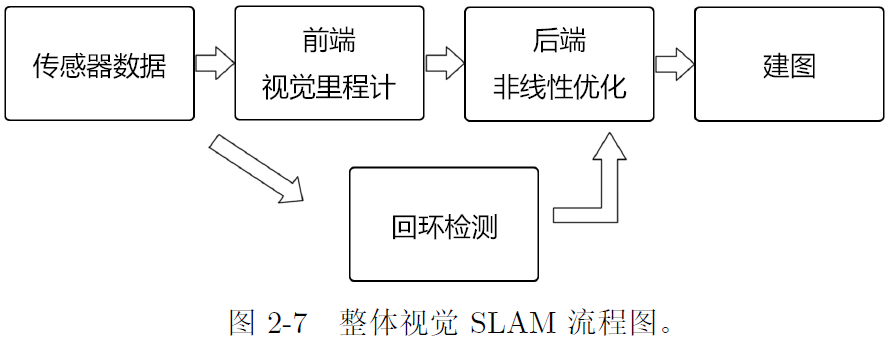
#> input picture img/fig_2_7.png, 890 x 341 px
$ jupyter execute 'chapter_05_相机与图像.ipynb'
#> lines starting #> are read from the running program, lines starting #| are printed output that depends on the picture; after the words box and inside, x2 and y2 are one past the last pixel; in counts of white or black regions, pixels touching at a corner belong together
# 第5讲：相机与图像

视觉SLAM中，观测主要是指**相机成像**的过程。

## 5.1 相机模型

相机将三维世界中的坐标点（米）映射到二维图像平面（像素）的过程能够用几何模型描述，其中最简单模型为**针孔模型**。针孔模型描述了一束光线通过针孔之后，在针孔背面投影成像的关系。但由于相机镜头的透镜作用，光线投影到成像平面的过程中会产生**畸变**。因此，相机投影成像过程需要使用针孔和畸变两个模型来描述，这两个模型能够把外部三维点投影到相机内部成像平面上，构成相机的**内参数**。

### 5.1.1 针孔相机模型

设$O−x−y−z$为相机坐标系，通常$z$轴指向相机前方、$x$向右、$y$向下。$O$为摄像机光心（针孔模型中的针孔）。点$\mathbf{P}$经过小孔$O$投影后，落在物理成像平面$O^{\prime}-x^{\prime}-y^{\prime}$上，成像点为$\mathbf{P}^{\prime}$。

在相机坐标系下，设$\mathbf{P}$点坐标为$[X, Y, Z]^{\text{T}}$，$\mathbf{P}^{\prime}$为$[X^{\prime}, Y^{\prime}, Z^{\prime}]^{\text{T}}$，并且设物理成像平面到小孔的距离为$f$（焦距）。根据三角形相似关系，

$$\frac{Z}{f} = - \frac{X}{X^{\prime}} = - \frac{Y}{Y^{\prime}} \tag {5-1}$$

其中，负号表示成像是倒立的。为简化模型，将成像平面对称到相机前方，在摄像机坐标系中，位于点$\mathbf{P}$同侧。此进，可将负号去掉：

$$\frac{Z}{f} = \frac{X}{X^{\prime}} = \frac{Y}{Y^{\prime}} \tag {5-2}$$

整理得：

$$\begin{aligned}
X^{\prime} & = f \frac{X}{Z} \\
Y^{\prime} & = f \frac{Y}{Z} \\
\end{aligned} \tag {5-3}$$

方程（5-3）表示点$\mathbf{P}$与其像之间的空间关系。在相机中，观测数据为像素，因此需要在成像平面上对像进行采样和量化。假设物理成像平面上固定一个像素平面$o − u − v$，在像素平面得到了$\mathbf{P}^{\prime}$的像素坐标：$[u, v]^{\text{T}}$。

**像素坐标系（图像坐标系）**的定义为：原点$o^{\prime}$位于图像的左上角，$u$轴向右与$x$轴平行，$v$轴向下与$y$轴平行。像素坐标系与成像平面之间，相差一个缩放和一个原点的平移。假设像素坐标在$u$轴上缩放了$\alpha$倍，在$v$上缩放了$\beta$倍，同时原点平移$[c_{x}, c_{y}]^{\text{T}}$，则$\mathbf{P}^{\prime}$的坐标与像素坐标$[u, v]^{\text{T}}$的关系为：

$$\begin{cases}
u = \alpha X^{\prime} + c_{x} \\
v = \beta Y^{\prime} + c_{y} \\
\end{cases} \tag {5-4}$$

代入方程（5-3）可得

$$\begin{cases}
u = f_{x} \frac{X}{Z} + c_{x} \\
v = f_{y} \frac{Y}{Z} + c_{y} \\
\end{cases} \tag {5-5}$$

其中，$f$的单位为米，$\alpha$、$\beta$单位为像素每米，$f_{x}$、$f_{y}$的单位为像素。使用齐次坐标，将该式写为矩阵形式：

$$\begin{bmatrix}
    u \\ v \\ 1
\end{bmatrix} = \frac{1}{Z} \begin{bmatrix}
    f_{x} & 0 & c_{x} \\
    0 & f_{y} & c_{y} \\
    0 & 0 & 1
\end{bmatrix} \begin{bmatrix}
    X \\ Y \\ Z
\end{bmatrix} \triangleq
\frac{1}{Z} \mathbf{K} \mathbf{P} \tag {5-6}$$

$$Z \begin{bmatrix}
    u \\ v \\ 1
\end{bmatrix} = \begin{bmatrix}
    f_{x} & 0 & c_{x} \\
    0 & f_{y} & c_{y} \\
    0 & 0 & 1
\end{bmatrix} \begin{bmatrix}
    X \\ Y \\ Z
\end{bmatrix} \triangleq
\mathbf{K} \mathbf{P} \tag {5-7}$$

其中，矩阵$\mathbf{K}$称为相机的内参数矩阵（camera intrinsics）。**标定**：确定相机的内参。

相机**外参（camera extrinsics）**指相机的位姿$\mathbf{R}$、$\mathbf{t}$。假设点$\mathbf{P}$的世界坐标记为$P_{w}$，其相机坐标是根据相机的位姿，变换到相机坐标系下的结果：

$$Z \mathbf{P}_{uv} = Z \begin{bmatrix}
    u \\ v \\ 1
\end{bmatrix} = \mathbf{K} (\mathbf{R} \mathbf{P}_{w} + \mathbf{t}) = \mathbf{K} \mathbf{T} \mathbf{P}_{w} \tag {5-8}$$

其中，$\mathbf{T}$为欧氏变换矩阵（$\mathbf{R} \mathbf{P}_{w}$中$\mathbf{P}_{w}$为非齐次坐标、$\mathbf{T} \mathbf{P}_{w}$中$\mathbf{P}_{w}$为齐次坐标），方程（5-8）表示点$\mathbf{P}$的世界坐标到像素坐标的投影。相机外参随相机的运动而改变，是SLAM中待估计目标，代表着机器人的轨迹。根据齐次坐标性质，方程（5-8）可简化为：

$$\mathbf{P}_{uv} = \mathbf{K} \mathbf{T} \mathbf{P}_{w} \tag {5-9}$$

对于相机坐标系，通常对最后一维归一化处理，得到$\mathbf{P}$在**相机归一化平面**上的投影:

$$\tilde{\mathbf{P}}_{c} = \begin{bmatrix}
    X \\ Y \\ Z
\end{bmatrix} = (\mathbf{T} \mathbf{P}_{w})_{1 : 3}, \quad
\mathbf{P}_{c} = \begin{bmatrix}
    X / Z \\ Y / Z \\ 1
\end{bmatrix} \tag {5-10}$$

其中，$\mathbf{P}_{c}$可视为二维齐次坐标，称为归一化坐标，其位于相机前方$z = 1$处的平面上。该平面称为归一化平面。$\mathbf{P}_{c}$经内参后得到像素坐标，因此像素坐标$[u, v]^{\text{T}}$可视为对归一化平面上的点进行量化测量的结果。

### 5.1.2 畸变

透镜会影响成像过程中光线的传播：（1）透镜形状对光线传播的影响：（2）透镜和成像平面不完全平行。

由透镜形状引起的畸变称之为**径向畸变**，透镜使真实环境中直线在图片中变成曲线，越靠近图像的边缘，这种现象越明显。由于透镜一般中心对称，因此这种不规则畸变通常径向对称，主要分为两类：（1）桶形畸变；（2）枕形畸变。

在相机的组装过程中，由于透镜和成像面不能严格平行会导致**切向畸变**。

平面上，点$\mathbf{P}$的极坐标的形式为$[r, \theta]^{\text{T}}$，其中，$\rho$表示点$\mathbf{P}$与坐标系原点之间的距离，$\theta$表示与水平轴的夹角。径向畸变表示点$\mathbf{P}$沿长度方向的变化$\delta r$，即其距离原点的长度发生变化；切向畸变表示点$\mathbf{P}$沿切线方向的变化$\delta \theta$，即水平夹角发生变化。

径向畸变随着与中心的距离增加而增加，可用多项式函数描述畸变导致的坐标变化，这类畸变可用关于与中心间距离的二次（高次）多项式函数纠正：

$$\begin{aligned}
x_{\text{corrected}} = x \left( 1 + k_{1} r^{2} + k_{2} r^{4} + k_{3} r^{6} \right) \\
y_{\text{corrected}} = y \left( 1 + k_{1} r^{2} + k_{2} r^{4} + k_{3} r^{6} \right)
\end{aligned} \tag {5-11}$$

其中，$[x, y]^{\text{T}}$为未纠正的点的坐标，$[x_{\text{corrected}}, y_{\text{corrected}}]^{\text{T}}$为纠正后的点的坐标，注意二者均为归一化平面上的点，而非像素平面上的点。

纠正模型方程（5-11）中，对于畸变较小的图像中心区域，畸变纠正主要由$k_{1}$负责；在畸变较大的边缘区域，畸变纠正主要由$k_{2}$负责。对于普通摄像头，$k_{1}$、$k_{2}$即可纠正径向畸变。而对于畸变很大的摄像头（例如，鱼眼镜头），可以加入$k_{3}$畸变项纠正畸变。

切向畸变的纠正模型为：

$$\begin{aligned}
x_{\text{corrected}} = x + 2 p_{1} x y + p_{2} \left( r^{2} + 2 x^{2} \right) \\
y_{\text{corrected}} = y + p_{1} \left( r^{2} + 2 y^{2} \right) + 2 p_{2} x y \\
\end{aligned} \tag {5-12}$$

因此，合并方程（5-11）、（5-12），对于相机坐标系中点$p(X, Y, Z)$，能够通过五个畸变系数给出点$\mathbf{P}$在像素平面上的位置：

1. 将三维空间点（世界坐标系）投影到归一化图像平面（相机坐标系），设其归一化坐标为$[x, y]^{\text{T}}$；

2. 对归一化平面上的点进行径向、切向畸变纠正。

$$\begin{cases}
x_{\text{corrected}} = x \left( 1 + k_{1} r^{2} + k_{2} r^{4} + k_{3} r^{6} \right) + 2 p_{1} x y + p_{2} \left( r^{2} + 2 x^{2} \right) \\
y_{\text{corrected}} = y \left( 1 + k_{1} r^{2} + k_{2} r^{4} + k_{3} r^{6} \right) + p_{1} \left( r^{2} + 2 y^{2} \right) + 2 p_{2} x y \\
\end{cases} \tag {5-13}$$

3. 将纠正后的点通过内参数矩阵投影到像素平面，得到该点在图像上的位置。

$$\begin{cases}
u = f_{x} x_{\text{corrected}} + c_{x} \\
v = f_{y} y_{\text{corrected}} + c_{y} \\
\end{cases} \tag {5-14}$$

畸变处理（undistort，畸变校正）流程：（1）先对整张图像校正畸变，然后考虑畸变校正后图像上点的空间位置；（2）先考虑图像中的某个点，然后根据畸变纠正方程得到该点的空间位置。前者在视觉SLAM中更加常见，因此，当一个图像畸变纠正后，可以直接用针孔模型建立投影关系，而无需考虑畸变。

单目相机成像过程：

1. 给定点$\mathbf{P}$，其世界坐标为$\mathbf{P}_{w}$；

2. 给定相机的外参数$\mathbf{R}$、$\mathbf{t}$（$\mathbf{T} \in SE(3)$），点$\mathbf{P}$的相机坐标为：

$$\tilde{\mathbf{P}}_{c} = \mathbf{R} \mathbf{P}_{w} + \mathbf{t}$$

3. 将$\tilde{\mathbf{P}}_{c}$投影到归一化平面$z = 1$上，得到点$\mathbf{P}$的归一化相机坐标：$\mathbf{P}_{c} = [X / Z, Y / Z, 1]^{\text{T}}$；

4. 点$\mathbf{P}$的归一化相机坐标经过内参后，得到其像素坐标：$\mathbf{P}_{uv} = \mathbf{K} \mathbf{P}_{c}$。

### 5.1.3 双目相机模型

由于从相机光心到归一化平面连线上的所有点，都投影至同一个像素，因此，单目相机成像模型无法仅根据一个像素确定该点的在空间中的具体位置。只有当点$\mathbf{P}$的深度确定时（例如，双目或RGB-D相机），才能确定其空间位置。

双目相机原理是根据双目成像物体差异（视差）判断物体与相机的距离：同步采集左右相机图像，计算图像间视差，估计各像素深度。双目相机一般由左、右两个水平放置的相机组成。在左右双目相机中，两个相机都可视作针孔相机，由于水平布置，两个相机的光圈中心都位于$x$轴上，光圈中心间的距离称为双目相机的**基线（baseline）**，记作$b$。

给定点$\mathbf{P}$，其在左、右相机成像分别记作$P_{L}$、$P_{R}$。由于相机基线，$P_{L}$、$P_{R}$的位置存在差异。理想情况下，左、右相机的坐标只在$x$轴上存在差异，则$\mathbf{P}$的像也只在$x$轴（图像$u$轴）上存在差异。记点$\mathbf{P}$在成像平面上的像素坐标分别为$u_{L}$和$u_{R}$，根据三角形$P − P_{L}− P_{R}$和$P − O_{L}− O_{R}$的相似关系，有：

$$\frac{z - f}{z} = \frac{b - u_{L} + u_{R}}{b} \tag {5-15}$$

整理得：

$$z = \frac{f b}{d}, d = u_{L} - u_{R} \tag {5-16}$$

其中，$d$为点$\mathbf{P}$在左、右相机成像的横坐标之差，称为**视差（disparity）**。视差与点$\mathbf{P}$到相机的距离成反比：视差越大，距离越近。由于视差最小为一个像素，因此，双目相机的深度存在最大值，由$f b$决定。基线越长，双目相机的最大测量距离越远；反之，小型双目器件只能测量很近的距离。

双目相机估计距离的难点在于*视差$d$计算*。

### 5.1.4 RGB-D相机模型

RGB-D相机能够主动测量每个像素的深度，按实现原理可分为两大类：

1. 通过**红外结构光（structured light）**测量像素距离，如`Kinect`1代、`Project Tango`1代、`Intel RealSense`等；

2. 通过**飞行时间法（time-of-flight, ToF）**原理测量像素距离，如`Kinect`2代和一些ToF传感器等。

RGB-D相机由普通摄像头、发射器、接收器组成，测量距离时，RGB-D相机向探测目标发射一束光线（通常是红外光）：结构光相机根据返回的结构光图案，计算物体离自身的距离。ToF相机向目标发射脉冲光，根据发送到返回之间的光束飞行时间，确定物体离自身的距离。ToF原理和激光传感器十分相似，区别在于激光是逐点扫描获取距离，而ToF相机则可以获得整幅图像的像素深度。测量深度后，RGB-D相机按照生成时各相机的摆放位置，完成深度与彩色图像素之间的配对，输出一一对应的彩色图和深度图。

根据图像各位置的色彩信息和距离信息，可以计算像素的3D相机坐标，生成点云（point cloud）。RGB-D数据，既可以在图像层面处理，亦可在点云层面处理。RGB-D相机能够实时地测量每个像素点的距离。但其使用范围受限。用红外进行深度值测量的RGB-D相机，容易受到日光或其他传感器发射的红外光干扰，因此不能在室外使用；同时使用多个RGB-D相机也会造成相互干扰。对于透射材质物体，因为接受不到反射光，所以无法测量这些点的位置。

## 5.2 图像

### 5.2.1 计算机中图像的表示

**灰度图**：在灰度图中，每个像素位置$(x, y)$对应一个灰度值$I$，一张宽度$w$、高度$h$的图像，其数学形式可以记成一个矩阵：

$$\mathbf{I} (x, y) \in \R^{w \times h}$$

由于计算机无法表达整个实数空间，所以只能在某个范围内，对图像进行量化。常见灰度图中，用$0 - 255$之间整数（`unsigned char`，字节）表示图像灰度大小。一张分辨率（宽、高）为$640 \times 480$的灰图度可以表示为：

```cpp
unsigned char image[480][640];
```
其中，数组行数（$Y$轴）对应图像高度、列数（$X$轴）对应图像宽度。像素坐标系原点位于图像左上角，$X$轴指向右侧，$Y$轴指向下侧（即$u$、$v$坐标）。

通过像素坐标，可以实现对像素的读写。例如，对像素$(x, y)$读取：

```cpp
unsigned char pixel = image[y][x];
```

在RGB-D相机的深度图中，记录了各像素离相机的距离，该距离通常以毫米为单位，且RGB-D相机的量程通常为十几米，因此深度图采用十六位整数（`unsigned short`，`0 - 65536`），

彩色图像表示需要引入通道（channel）概念。在计算机中，用红、绿、蓝三种颜色的组合表达任意一种色彩。因此每个像素要记录`RGB`三个数值，每个数值称为一个通道。例如，真彩色图像有三个通道，每个通道都由8位整数表示，一个像素占用24位空间。`OpenCV`彩色图像中，通道默认顺序为`BGR`，即一个24位像素的前8位表示蓝色、中间8位表示绿色、最后8位表示红色。表示图像透明度时，需使用`RGBA`四个通道。

## 5.3 实践：图像的存取与访问

### 5.3.1 安装 OpenCV

1. [下载源码](https://opencv.org/releases/)

依赖项：

```sh
# ubuntu 16.04
# sudo apt-get install build-essential libgtk2.0-dev libvtk5-dev libjpeg-dev libtiff4-dev libjasper-dev libopenexr-dev libtbb-dev
# ubuntu 18.04
sudo apt-get install build-essential libgtk2.0-dev libvtk6-dev libjpeg-dev libtiff5-dev libjasper-dev libopenexr-dev libtbb-dev
```

2. 编译：

```sh
cmake
make
```

3. 安装

```sh
sudo make install
```

### 5.3.2 操作OpenCV图像

```cpp
// image_basics.cpp

#include <iostream>
#include <chrono>

using namespace std;

#include <opencv2/core/core.hpp>
#include <opencv2/highgui/highgui.hpp>

int main(int argc, char const *argv[])
{
    // 读取argv[1]指定的图像
    cv::Mat image;
    // `cv::imread`函数读取给定路径的图像
    image = cv::imread(argv[1]);

    // 判断图像文件是否正确读取
    if (image.data == nullptr)
    {
        // 数据不存在，可能是文件不存在
        cerr << "文件" << argv[1] << "不存在" << endl;
        return 1;
    }

    // 文件顺利读取，输出基本信息
    cout << "图像宽为" << image.cols << ",高为" << image.rows << ",通道数为" << image.channels() << endl;
    // `cv::imshow`显示图像
    cv::imshow("image", image);
    // 暂停程序，等待按键输入
    cv::waitKey(0);

    // 判断 image 的类型
    if (image.type() != CV_8UC1 && image.type() != CV_8UC3)
    {
        // 图像类型不符合要求
        cout << "请输入一张彩色图或灰度图" << endl;
        return 1;
    }

    // 遍历图像，请注意以下遍历方式亦可使用于随机访问
    // 使用`std::chrono`为算法计时
    chrono::steady_clock::time_point t1 = chrono::steady_clock::now();
    for (size_t y = 0; y < image.rows; y++)
    {
        for (size_t x = 0; x < image.cols; x++)
        {
            // 访问(x, y)处的像素
            // 用`cv::Mat::ptr`获得图像行指针
            // row_ptr是第y行的头指针
            unsigned char * row_ptr = image.ptr<unsigned char>(y);
            // data_ptr指向待访问的像素数据
            unsigned char * data_ptr = &row_ptr[x * image.channels()];
            // 输出该像素的每个通道，如果是灰度图就只有一个通道
            for (int c = 0; c != image.channels(); c++)
            {
                // data为I(x,y)第c个通道的值
                unsigned char data = data_ptr[c];
            }

        }

    }

    chrono::steady_clock::time_point t2 = chrono::steady_clock::now();
    chrono::duration<double> time_used = chrono::duration_cast<chrono::duration<double>>(t2 - t1);
    cout << "遍历图像用时：" << time_used.count() << "秒。" << endl;

    // 关于`cv::Mat`的拷贝
    // 直接赋值并不会拷贝数据
    cv::Mat image_another = image;
    // 修改`image_another`会导致`image`发生变化
    // 将左上角100*100的块置零
    image_another(cv::Rect(0, 0, 100, 100)).setTo(0);
    cv::imshow("image", image);
    cv::waitKey(0);

    // 使用`clone`函数拷贝数据
    cv::Mat image_clone = image.clone();
    image_clone(cv::Rect(0, 0, 100, 100)).setTo(255);
    cv::imshow("image", image);
    cv::imshow("image_clone", image_clone);
    cv::waitKey(0);

    cv::destroyAllWindows();

    return 0;
}

```

```cmake
# CMakeLists.txt

# 声明要求的 cmake 最低版本
cmake_minimum_required( VERSION 2.8 )

# 声明一个 cmake 工程
project( Sophus )

# 添加 c++ 11 标准支持
set( CMAKE_CXX_FLAGS "-std=c++11" )

# OpenCV库
find_package( OpenCV REQUIRED )
# 添加头文件
include_directories( ${OpenCV_INCLUDE_DIRS} )

add_executable( image_basics image_basics.cpp )
# 链接OpenCV库
target_link_libraries( image_basics ${OpenCV_LIBS} )

```

[cell 1]
import cv2
import time

def main(filepath):

#> called with filepath = './img/fig_2_7.png'
    image = cv2.imread(filepath)
#> image is the input picture: shape (341, 890, 3); mean B, G, R 244.2, 244.2, 244.2
    if image is None:
        print("文件{}不存在".format(filepath))
        return None

    print("图像宽为{0[1]}，高为{0[0]}，通道数为{0[2]}".format(image.shape))
#| 图像宽为890，高为341，通道数为3
    cv2.imshow("image", image)
    cv2.waitKey(0)

    t1 = time.time()
    for y in range(image.shape[0]):
        for x in range(image.shape[1]):
            for c in range(image.shape[2]):
                data = image[y, x, c]

    t2 = time.time()
    print("遍历图像用时：{}秒。".format(t2 - t1) )

    image_another = image
    image_another[0 : 100, 0 : 100, :] = 0
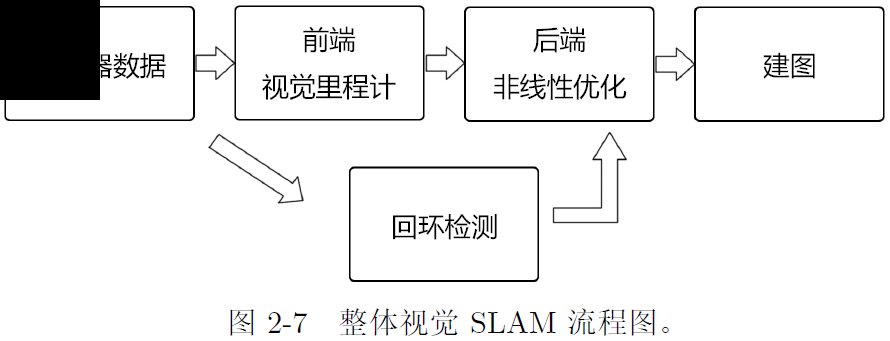
#> image_another: shape (341, 890, 3); 3.13% of pixels changed, all inside (x1, y1, x2, y2) = (0, 0, 100, 100)
    cv2.imshow("image", image)
    cv2.waitKey(0)

    image_clone = image.copy()
    image_clone[0 : 100, 0 : 100, :] = 255
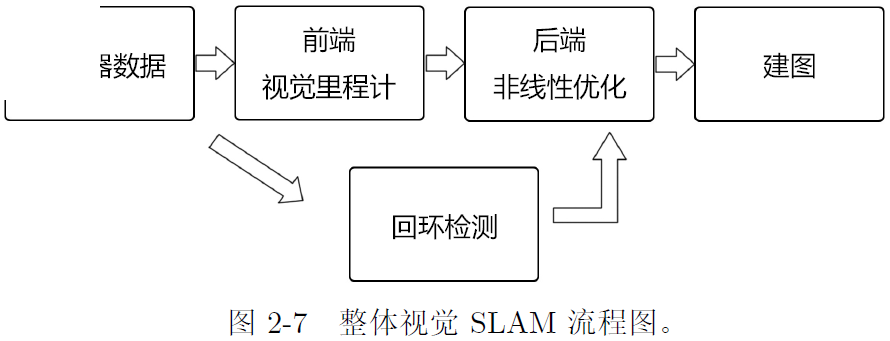
#> image_clone: shape (341, 890, 3); 3.3% of pixels changed, all inside (x1, y1, x2, y2) = (0, 0, 100, 100)
    cv2.imshow("image", image)
    cv2.imshow("image_clone", image_clone)
    cv2.waitKey(0)

    cv2.destroyAllWindows()

    return None

if __name__ == "__main__":

    filepath = "./img/fig_2_7.png"
    main(filepath)

$ run again, with img/fig_2_10.png copied over img/fig_2_7.png
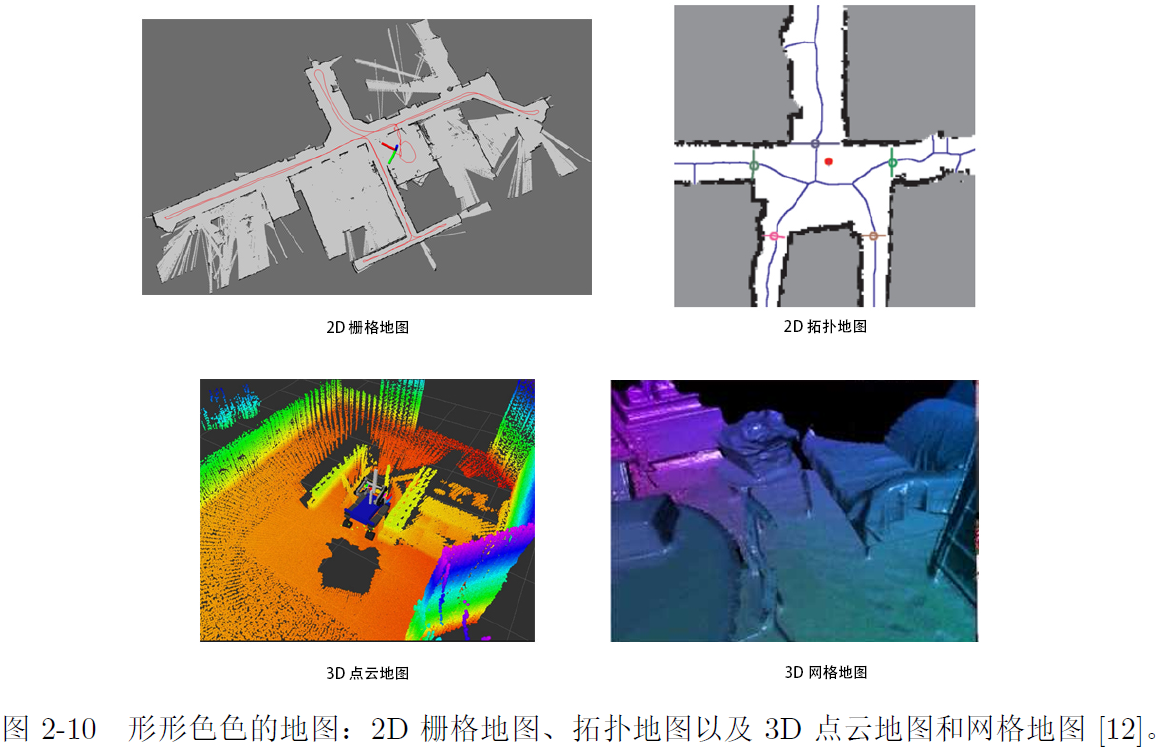
#> input picture img/fig_2_10.png, 1162 x 752 px
#> in main, image is the input picture: shape (752, 1162, 3); mean B, G, R 190.5, 191.3, 191.6
#| 图像宽为1162，高为752，通道数为3
#> in main, `image_another[0 : 100, 0 : 100, :] = 0`:
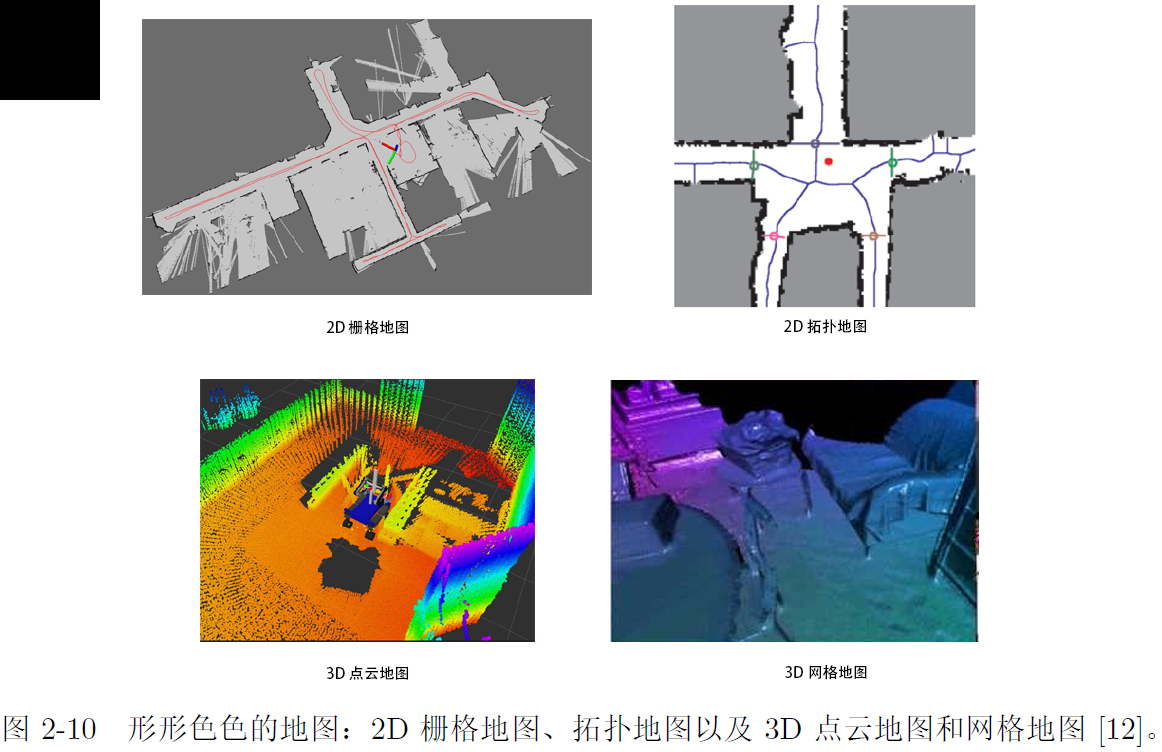
#> image_another: shape (752, 1162, 3); 1.14% of pixels changed, all inside (x1, y1, x2, y2) = (0, 0, 100, 100)
